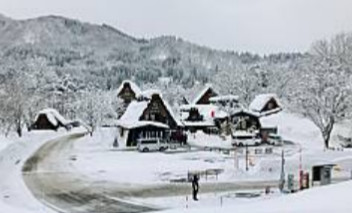
#> input picture ch_13/snow.jpg, 352 x 213 px
$ python ch13_9_snow.py   (older library calls are emulated)
#> lines starting #> are read from the running program, lines starting #| are printed output that depends on the picture
import cv2

src = cv2.imread('snow.jpg')
#> src is the input picture: shape (213, 352, 3); mean B, G, R 180.6, 174.9, 170.1
dstx = cv2.Scharr(src, cv2.CV_32F, 1, 0)
dsty = cv2.Scharr(src, cv2.CV_32F, 0, 1)
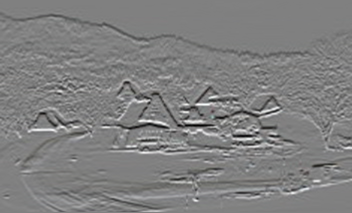
#> dsty: shape (213, 352, 3) float32; mean B, G, R -2.5, -2.5, -2.6; drawn with min black and max white
dst_abs_x = cv2.convertScaleAbs(dstx)
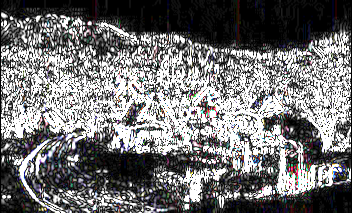
#> dst_abs_x: shape (213, 352, 3); mean B, G, R 115.6, 114.9, 115.4
dst_abs_y = cv2.convertScaleAbs(dsty)
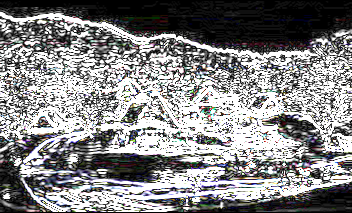
#> dst_abs_y: shape (213, 352, 3); mean B, G, R 134.6, 133.8, 134
dst = cv2.addWeighted(dst_abs_x,0.5, dst_abs_y,0.5, 0)
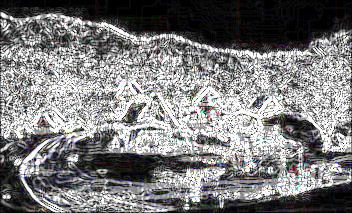
#> dst: shape (213, 352, 3); mean B, G, R 125.1, 124.4, 124.7

dstx_b = cv2.Sobel(src, cv2.CV_32F, 1, 0)
dsty_b = cv2.Sobel(src, cv2.CV_32F, 0, 1)
dst_abs_x_b = cv2.convertScaleAbs(dstx_b)
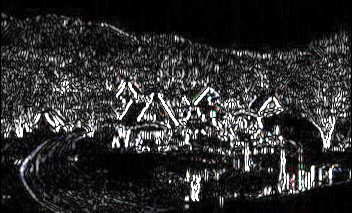
#> dst_abs_x_b: shape (213, 352, 3); mean B, G, R 45.9, 45.6, 45.7
dst_abs_y_b = cv2.convertScaleAbs(dsty_b)
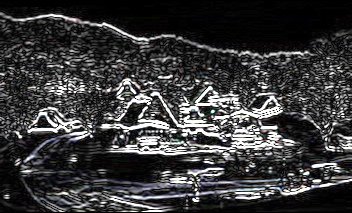
#> dst_abs_y_b: shape (213, 352, 3); mean B, G, R 58.9, 58.3, 58.3
dst_b = cv2.addWeighted(dst_abs_x_b,0.5, dst_abs_y_b,0.5, 0)
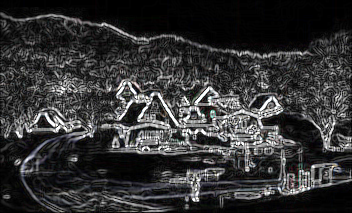
#> dst_b: shape (213, 352, 3); mean B, G, R 52.4, 52, 52


cv2.imshow('Src', src)
cv2.imshow('Scharr Dstx', dst_abs_x)
cv2.imshow('Scharr Dsty', dst_abs_y)
cv2.imshow("Scharr Dst", dst)
cv2.imshow('Sobel Dstx', dst_abs_x_b)
cv2.imshow('Sobel Dsty', dst_abs_y_b)
cv2.imshow("Sobel Dst", dst_b)

cv2.waitKey(0)
cv2.destroyAllWindows()

$ run again, with ch_13/eagle.jpg copied over ch_13/snow.jpg
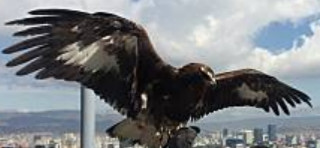
#> input picture ch_13/eagle.jpg, 320 x 148 px
#> src is the input picture: shape (148, 320, 3); mean B, G, R 128.4, 125, 121.3
#> `dst = cv2.addWeighted(dst_abs_x,0.5, dst_abs_y,0.5, 0)`:
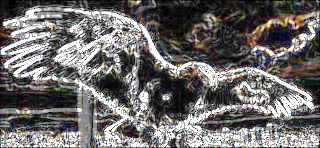
#> dst: shape (148, 320, 3); mean B, G, R 107.1, 107.8, 110.5
#> `dst_b = cv2.addWeighted(dst_abs_x_b,0.5, dst_abs_y_b,0.5, 0)`:
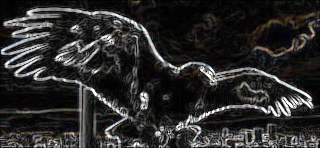
#> dst_b: shape (148, 320, 3); mean B, G, R 43.4, 43.9, 44.7

$ run again, with ch_13/geneva.jpg copied over ch_13/snow.jpg
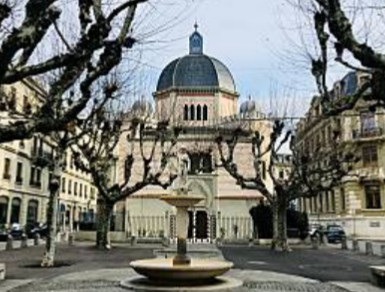
#> input picture ch_13/geneva.jpg, 385 x 292 px
#> src is the input picture: shape (292, 385, 3); mean B, G, R 115, 121, 119.7
#> `dst_abs_y_b = cv2.convertScaleAbs(dsty_b)`:
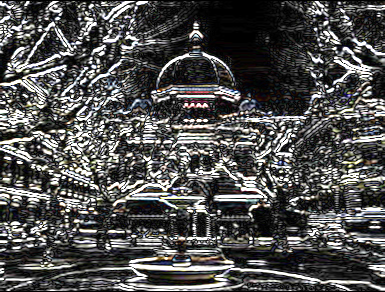
#> dst_abs_y_b: shape (292, 385, 3); mean B, G, R 80.3, 81.2, 81.4
#> `dst_b = cv2.addWeighted(dst_abs_x_b,0.5, dst_abs_y_b,0.5, 0)`:
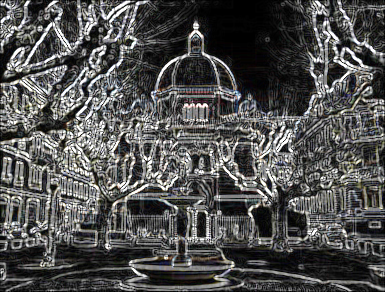
#> dst_b: shape (292, 385, 3); mean B, G, R 80.9, 81.7, 81.8
